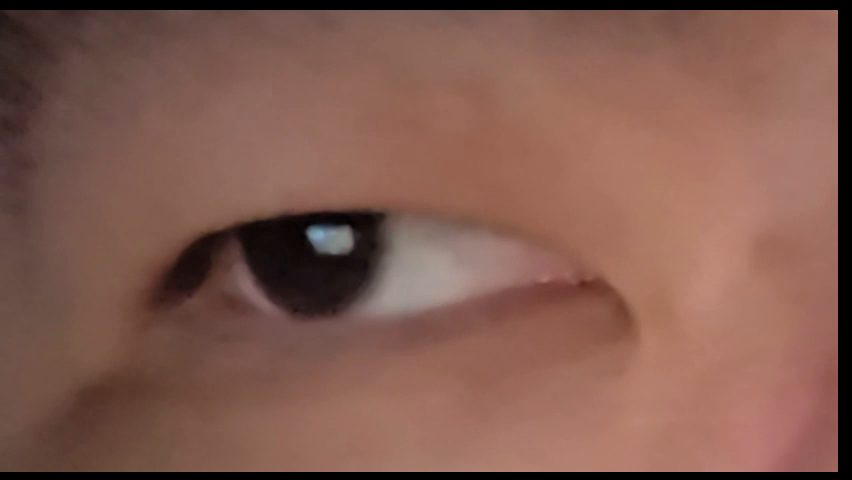
#> input picture frame 17 of images/eye_singal.mp4, 852 x 480 px, given in place of eyes_data.mp4, which was not available
$ python tracking.py
#> lines starting #> are read from the running program, lines starting #| are printed output that depends on the picture; after the words box and inside, x2 and y2 are one past the last pixel; in counts of white or black regions, pixels touching at a corner belong together; long printed decimals are rounded; pictures that were not available may be replaced by others from this repository, and a replacement may not be noted
import cv2
import numpy as np
eye_cascade = cv2.CascadeClassifier(cv2.data.haarcascades + 'haarcascade_eye.xml')

cap = cv2.VideoCapture('img/eyes_data.mp4')
#cap = cv2.VideoCapture(1)

while True:
    ret, frame = cap.read()
#> frame is the input picture: shape (480, 852, 3); mean B, G, R 79, 90.8, 129.6

    if not ret:
        break

    gray = cv2.cvtColor(frame, cv2.COLOR_BGR2GRAY)
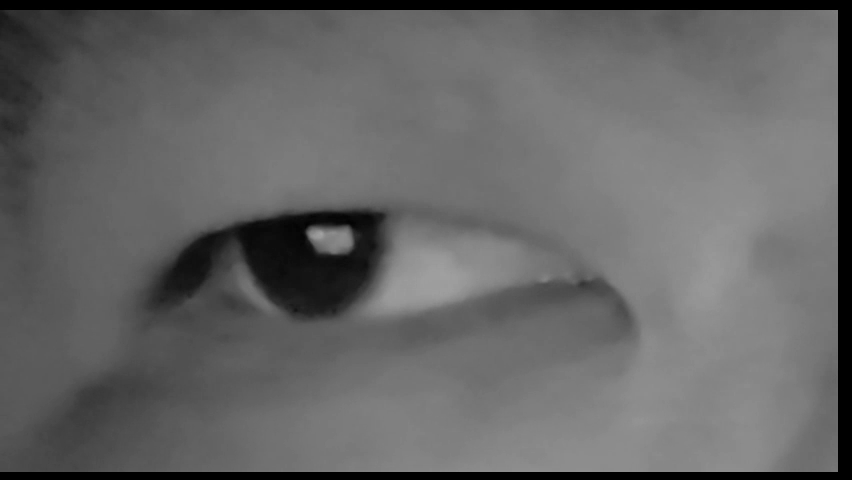
#> gray: shape (480, 852); min 0, max 162, mean 101

    eyes = eye_cascade.detectMultiScale(gray, scaleFactor=1.1, minNeighbors=5, minSize=(30, 30))
#> eyes = [[140, 103, 329, 329]]

    for (x, y, w, h) in eyes:
        cv2.rectangle(frame, (x, y), (x + w, y + h), (0, 255, 0), 2)

        eye_region = gray[y:y + h, x:x + w]
        eye_frame = frame[y:y + h, x:x + w]

        _, thresh = cv2.threshold(eye_region, 20, 255, cv2.THRESH_BINARY_INV)
        contours, _ = cv2.findContours(thresh, cv2.RETR_EXTERNAL, cv2.CHAIN_APPROX_SIMPLE)

        valid_contours = [c for c in contours if cv2.contourArea(c) > 25]

        if valid_contours:
            largest_contour = max(valid_contours, key=cv2.contourArea)

            (cx, cy), radius = cv2.minEnclosingCircle(largest_contour)

            cv2.circle(eye_frame, (int(cx), int(cy)), int(radius), (0, 0, 255), 2)

            cv2.circle(eye_frame, (int(cx), int(cy)), 2, (255, 0, 0), -1)

            print(f"Pupil coordinates: x={int(cx)}, y={int(cy)}")

            print(f"Pupil coordinates now: x={1.3 * int(cx)}, y={1.2 * int(cy)}")
#> this loop made 1 pass
#> (x, y, w, h, cx, cy, radius) on pass 1: (140, 103, 329, 329, 166.9, 129.3, 68.9)
#| Pupil coordinates: x=166, y=129
#| Pupil coordinates now: x=215.8, y=154.800
#> pass 1, `eye_region = gray[y:y + h, x:x + w]`:
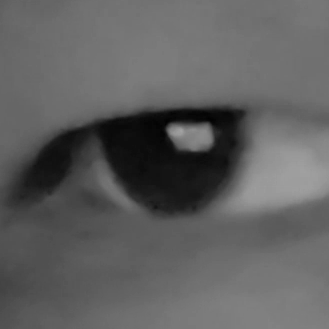
#> eye_region: shape (329, 329); min 1, max 162, mean 95.8
#> pass 1, `eye_frame = frame[y:y + h, x:x + w]`:
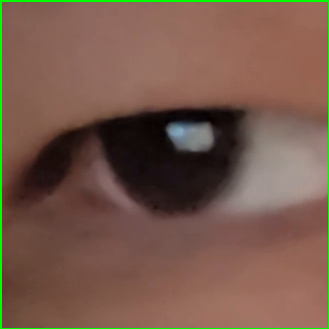
#> eye_frame: shape (329, 329, 3); mean B, G, R 75.1, 89.6, 118.7
#> pass 1, `_, thresh = cv2.threshold(eye_region, 20, 255, cv2.THRESH_BINARY_INV)`:
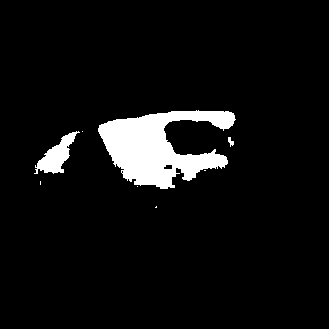
#> thresh: shape (329, 329); 6.2% white; 8 white regions (5 under 20 px), largest, box (x1, y1, x2, y2) and area: (98, 110, 236, 189) 5845, (34, 131, 80, 174) 794, (228, 137, 234, 147) 34
#> after the loop:
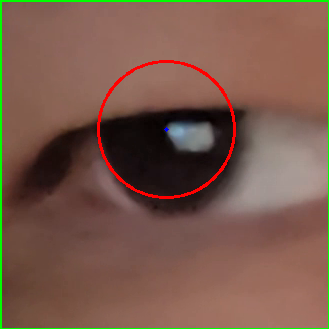
#> eye_frame: shape (329, 329, 3); 1.23% of pixels changed, all inside (x1, y1, x2, y2) = (97, 60, 236, 199)
#> after the loop:
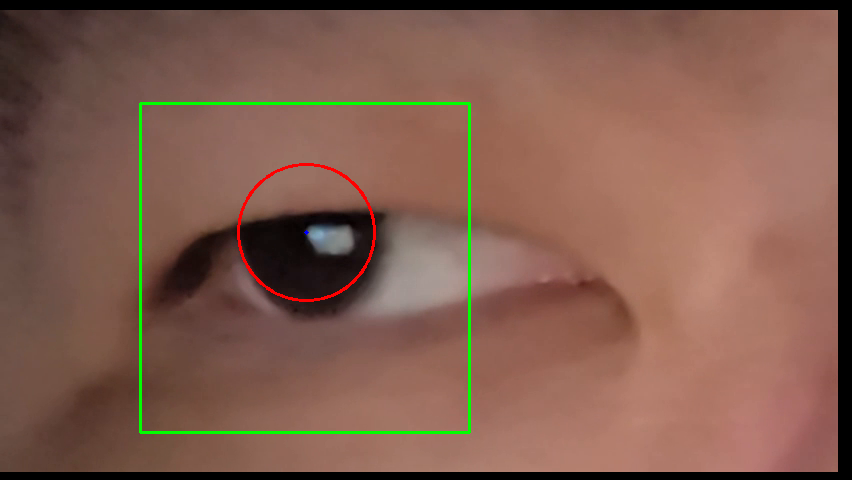
#> frame: shape (480, 852, 3); 1.29% of pixels changed, all inside (x1, y1, x2, y2) = (139, 102, 471, 434)

    cv2.imshow('Pupil Detection', frame)

    if cv2.waitKey(1) & 0xFF == 27:
#> (key Esc is pressed here)
        break

cap.release()
cv2.destroyAllWindows()

$ run again, starting later in the video
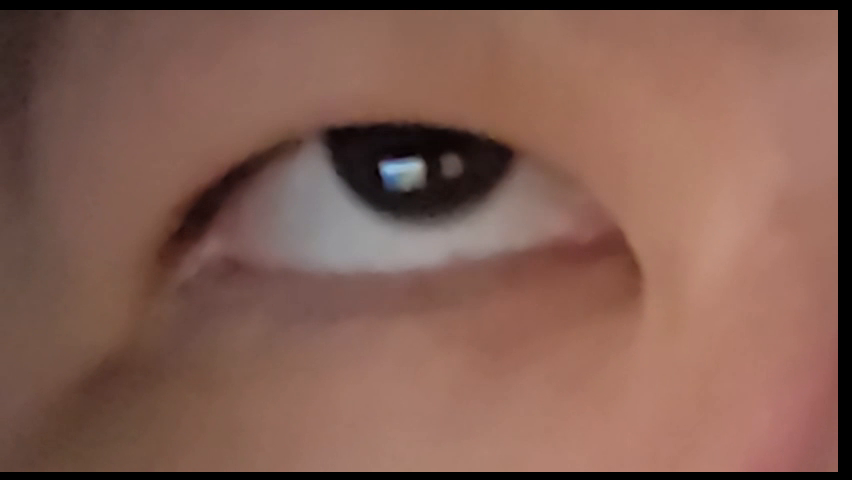
#> input picture frame 77 of images/eye_singal.mp4, 852 x 480 px, given in place of eyes_data.mp4, which was not available
#> frame is the input picture: shape (480, 852, 3); mean B, G, R 82.2, 94.2, 131.2
#> eyes = [[332, 96, 150, 150], [191, 12, 377, 377]]
#> the loop `for (x, y, w, h) in eyes:` made 2 passes
#> (x, y, w, h, cx, cy, radius) on passes 1 to 2: (332, 96, 150, 150, 74.5, 44, 75.04), (191, 12, 377, 377, 226, 131.5, 88.75)
#> (printed output is left out)
#> pass 1, `_, thresh = cv2.threshold(eye_region, 20, 255, cv2.THRESH_BINARY_INV)`:
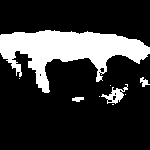
#> thresh: shape (150, 150); 20.7% white; 9 white regions (5 under 20 px), largest, box (x1, y1, x2, y2) and area: (0, 30, 150, 93) 4364, (101, 84, 128, 104) 196, (140, 77, 150, 87) 52, (72, 97, 84, 102) 45
#> after the loop `for (x, y, w, h) in eyes:`:
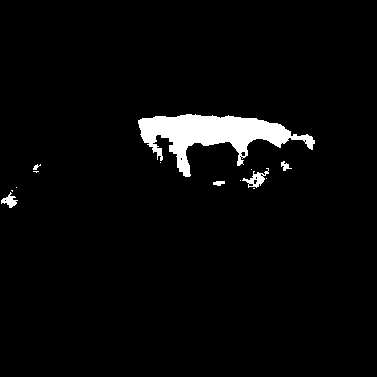
#> thresh: shape (377, 377); 3.5% white; 14 white regions (8 under 20 px), largest, box (x1, y1, x2, y2) and area: (138, 114, 315, 177) 4563, (242, 168, 269, 188) 196, (1, 192, 18, 208) 126, (281, 161, 292, 171) 53, (213, 181, 225, 186) 45, (33, 164, 41, 170) 24

$ run again, starting later in the video
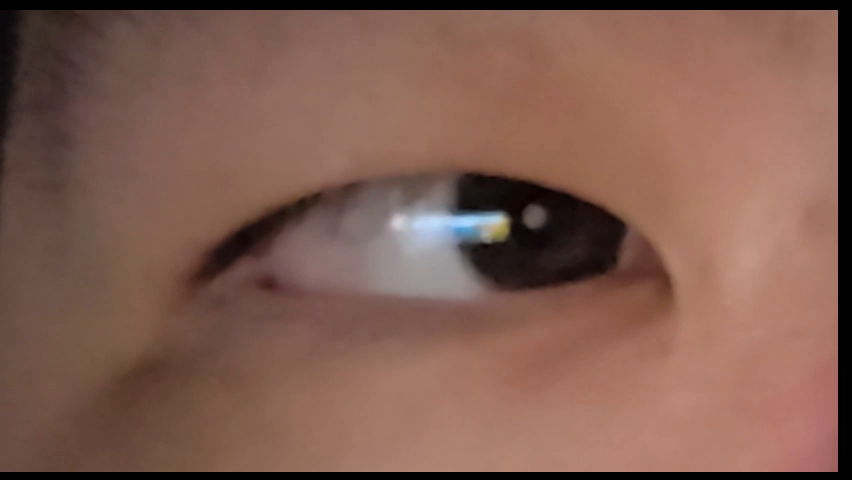
#> input picture frame 138 of images/eye_singal.mp4, 852 x 480 px, given in place of eyes_data.mp4, which was not available
#> frame is the input picture: shape (480, 852, 3); mean B, G, R 80.2, 92.8, 128.5
#> `gray = cv2.cvtColor(frame, cv2.COLOR_BGR2GRAY)`:
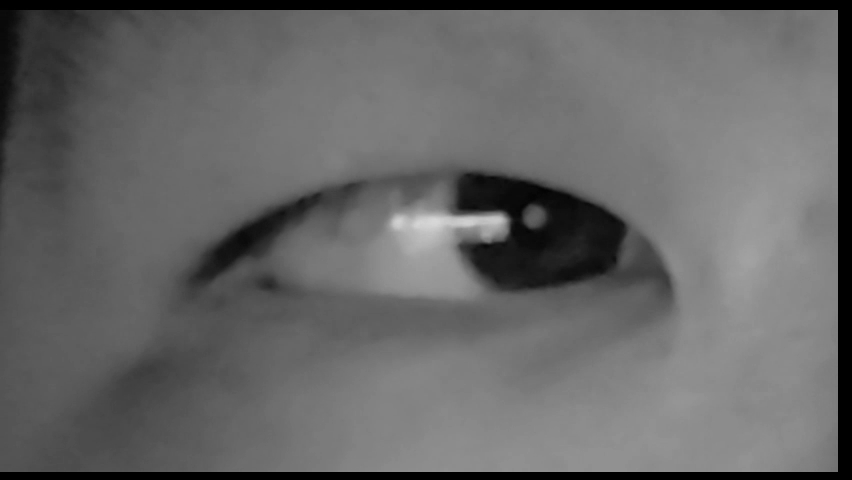
#> gray: shape (480, 852); min 0, max 216, mean 102
#> eyes = [[178, 201, 132, 132], [311, 56, 369, 369]]
#> the loop `for (x, y, w, h) in eyes:` made 2 passes
#> (x, y, w, h, cx, cy, radius) on passes 1 to 2: (178, 201, 132, 132, 64, 38.5, 30.92), (311, 56, 369, 369, 229.7, 161.7, 79.74)
#> (printed output is left out)
#> after the loop `for (x, y, w, h) in eyes:`:
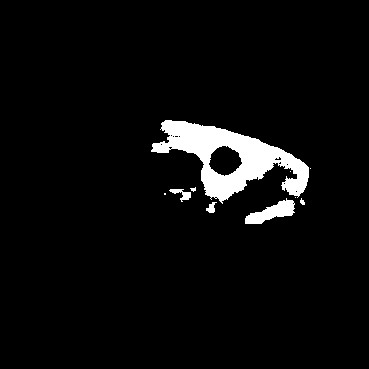
#> thresh: shape (369, 369); 4.5% white; 10 white regions (5 under 20 px), largest, box (x1, y1, x2, y2) and area: (151, 120, 309, 204) 5328, (245, 198, 295, 224) 628, (169, 189, 191, 202) 123, (206, 202, 217, 213) 68, (300, 198, 305, 205) 22
